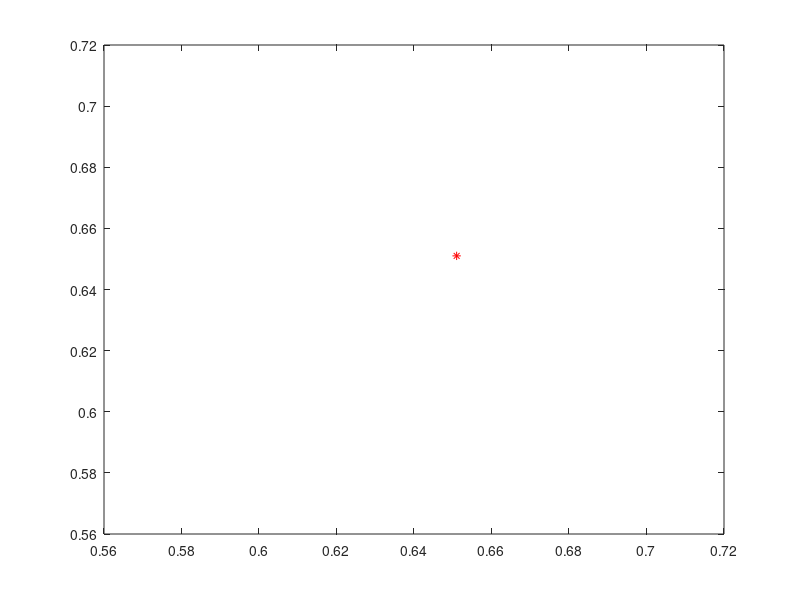

Recreate this plot in MATLAB.
lattice_angle = 0.4921;
d = sqrt(2) * (sin(lattice_angle)+cos(lattice_angle));
phi = 3*pi/4 - lattice_angle;

num = sqrt(2)*cos(lattice_angle)/d;
lattice_vec1 = [num, num];

figure
plot(lattice_vec1(1), lattice_vec1(2), 'r*')

